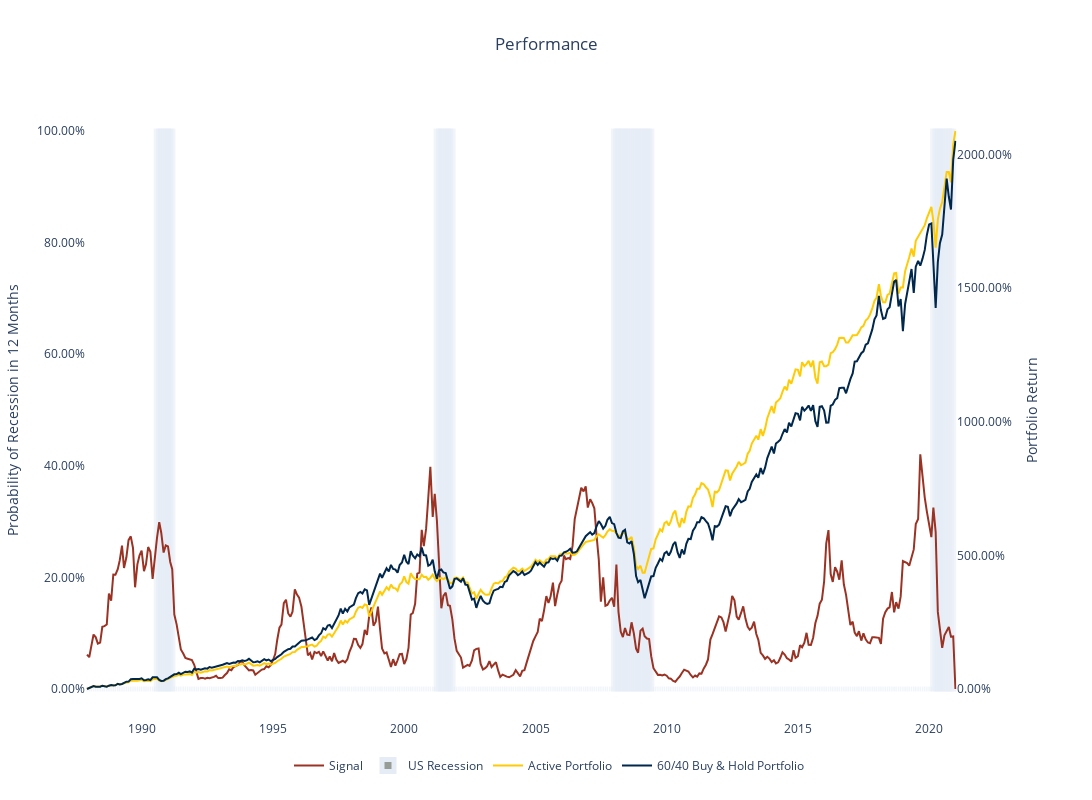

The cell this chart's notebook holds for it:
### Code cell
perf_plot(bt_res)

### Figure 1 — Plotly figure (JSON) as saved in the notebook; plotly's stock layout.template omitted (floating-point values rounded to 4 significant figures; data arrays with more than 128 entries replaced by an {"elided": "..."} marker saying what was removed)
{"data": [{"line": {"color": "#9A3324"}, "name": "Signal", "type": "scatter", "x": {"elided": "398 str values"}, "y": {"elided": "398 float values"}}, {"marker": {"color": "#989C97", "line": {"width": 5}, "opacity": 0.5}, "name": "US Recession", "type": "bar", "x": {"elided": "398 str values"}, "y": {"elided": "398 int values"}}, {"line": {"color": "#FFCB05"}, "name": "Active Portfolio", "type": "scatter", "x": {"elided": "398 str values"}, "xaxis": "x", "y": {"elided": "398 float values"}, "yaxis": "y2"}, {"line": {"color": "#00274C"}, "name": "60/40 Buy & Hold Portfolio", "type": "scatter", "x": {"elided": "398 str values"}, "xaxis": "x", "y": {"elided": "398 float values"}, "yaxis": "y2"}], "layout": {"height": 800, "legend": {"orientation": "h", "x": 0.5, "xanchor": "center", "y": -0.05, "yanchor": "top"}, "paper_bgcolor": "white", "plot_bgcolor": "white", "title": {"text": "Performance", "x": 0.5}, "width": 1200, "xaxis": {"anchor": "y", "autorange": true, "domain": [0, 0.94], "range": ["1987-11-16", "2021-01-14"], "type": "date"}, "yaxis": {"anchor": "x", "autorange": true, "domain": [0, 1], "range": [-0.05556, 1.056], "tickformat": ".2%", "title": {"text": "Probability of Recession in 12 Months"}, "type": "linear"}, "yaxis2": {"anchor": "x", "autorange": true, "overlaying": "y", "range": [-1.16, 22.05], "side": "right", "tickformat": ".2%", "title": {"text": "Portfolio Return"}, "type": "linear"}}}
